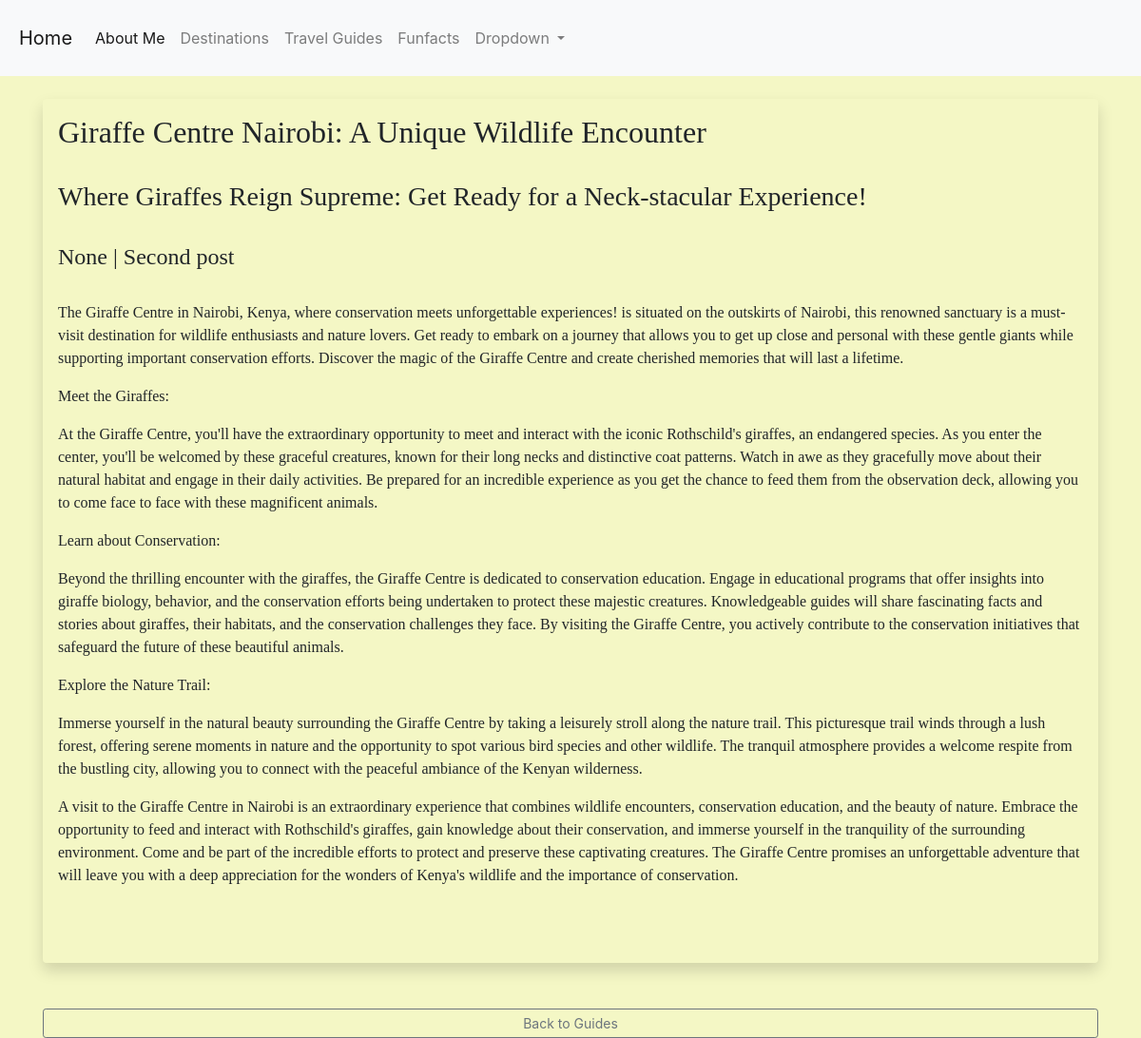
/posts/7, run on the app's committed database.
### app.py (models this page shows)
class Posts(db.Model):
    __tablename__ = 'posts'
    id = db.Column(db.Integer, primary_key=True)
    title = db.Column(db.String(200))
    subtitle = db.Column(db.String(200))
    date_posted = db.Column(db.Date, default=date.today)
    content = db.Column(db.Text)
    slug = db.Column(db.String(200))

### app.py (the view)
@app.route('/posts/<int:id>')
def post(id):
    post = Posts. query.get_or_404(id)
    return render_template('post.html', post=post)

### templates/post.html (shortened to what this page needs)
{% extends 'base.html' %}
{% block content %}
<h1  style="font-family: 'Papyrus;">Travel Guides</h1>
<br/>
<div class="shadow p-3 mb-5 bg-body rounded" >
    <h2 style="font-family: Papyrus;">{{ post.title }}</h2><br/>
    <h3 style="font-family: Papyrus;">{{ post.subtitle }}</h3><br/>
    <h4 style="font-family: Papyrus;">{{ post.date_posted }} | {{ post.slug }}</h4><br/>
    {% for paragraph in post.content.split('\n') %}
        <p style="font-family: Papyrus;">{{ paragraph }}</p>
    {% endfor %}
    <br/><br/>
</div>
<a href="{{ url_for('posts') }}" class="btn btn-outline-secondary btn-sm">Back to Guides</a>
{% endblock %}

### static/styles.css (style rules this page uses)
body, html { margin: 0; padding: 0; }
h2 { font-family: Papyrus; }
body { background-color: #f4f7c5; }

### data on the page
Posts: title "Giraffe Centre Nairobi: A Unique Wildlife Encounter", subtitle "Where Giraffes Reign Supreme: Get Ready for a Neck-stacular Experience!", date_posted "None", slug "Second post"

### other printed values
{{ paragraph }} "Meet the Giraffes:" "Learn about Conservation:" "Explore the Nature Trail:"
